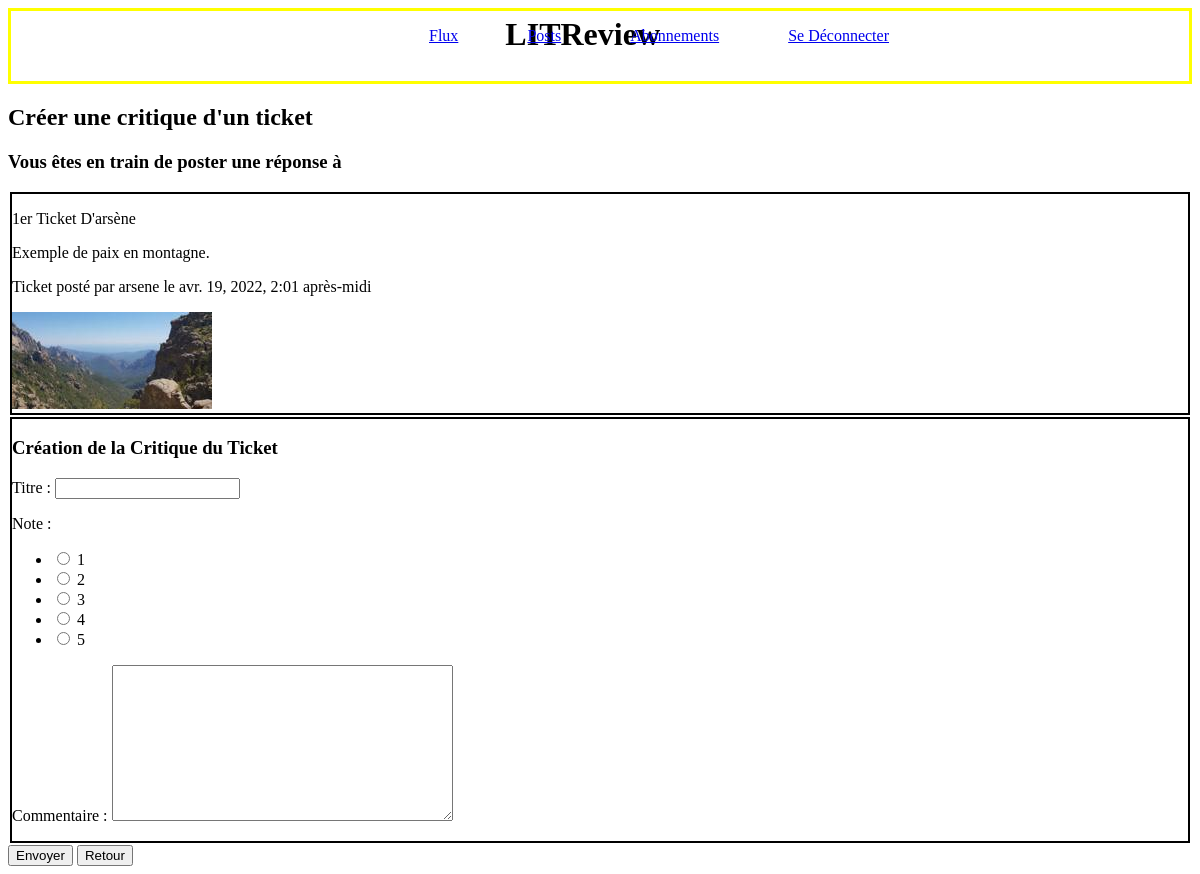
Page /review_creation/4 (signed in) on the committed database.
### Base/models.py (models this page shows, shortened)
class Ticket(models.Model):
    IMG_MAX_SIZE = (200,200)
    title = models.CharField(max_length=128, verbose_name="Titre")
    description = models.TextField(max_length=2048, blank=True)
    user = models.ForeignKey(\
        to=settings.AUTH_USER_MODEL, on_delete=models.CASCADE)
    image = ImageField(null=True, blank=True)
    time_created = models.DateTimeField(auto_now_add=True)

### Base/views.py (the view, shortened to what this page needs)
# urls.py: path('review_creation/<int:ticket_id>', b_views.review_upload, name='review_creation'),
@login_required
def review_upload(request, ticket_id):
    form = forms.ReviewForm()
    ticket = models.Ticket.objects.get(id=ticket_id)
    print(f'THE TICKET ID {ticket.id}')
    return render(request, 'critics/review_creation.html', context={'form': form,
                                                                    'ticket': ticket})

### Base/forms.py
class ReviewForm(forms.ModelForm):
    class Meta:
        model = models.Review
        fields = ['headline', 'rating', 'body']
        widgets = {
            'rating': forms.RadioSelect(choices=RATINGS),
            'body' : forms.Textarea
            }

### LITReview/templates/critics/review_creation.html (shortened to what this page needs)
{% extends "Base.html" %}
{% block content %}
    <h2>Créer une critique d'un ticket</h2>
    <h3>Vous êtes en train de poster une réponse à </h3>
    <div class="ticket">
        <p>{{ ticket.title }}</p>
        <p>{{ ticket.description }}</p>
        <p>Ticket posté par {{ticket.user.username}} le {{ticket.time_created}}</p>
        <img src="{{ ticket.image.url }}">
    </div>
    <form method="post" enctype="multipart/form-data">
        <div class='review'>
            <h3>Création de la Critique du Ticket</h3>
            {{ form.as_p }}
        </div>
        <button type="submit">Envoyer</button>
        <a href="{% url 'HomePage' %}"><button>Retour</button></a>
    </form>
{% endblock %}

### Base/static/css/style.css (style rules this page uses)
.ticket { border: 2px solid black; margin: 2px; }
.review { border: 2px solid black; margin: 2px; }

### rows in the picture
Ticket: title "1er Ticket D'arsène", description "Exemple de paix en montagne.", user.username "arsene", time_created "avr. 19, 2022, 2:01 après-midi", image (picture)
